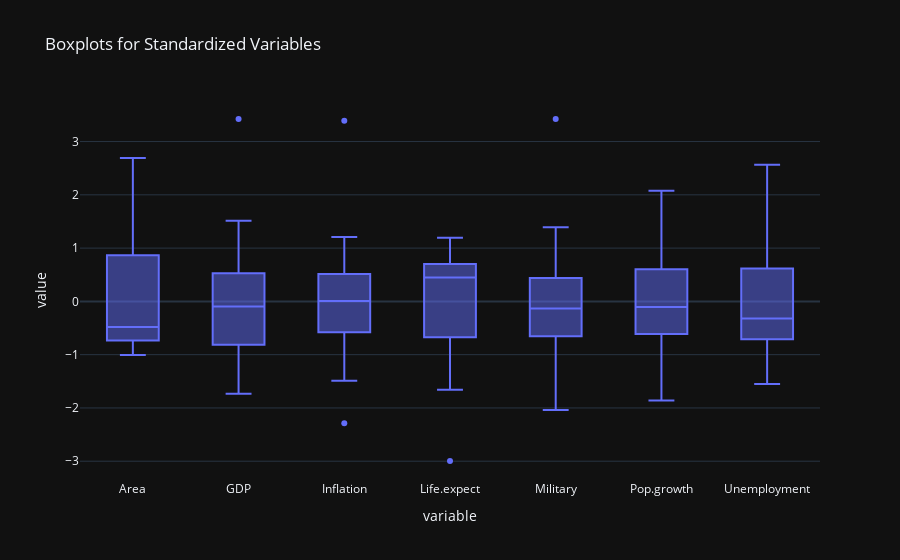

Here is the notebook cell this chart was saved with:
### Code cell
numeric_df = df.iloc[:, 1:]

scaler = StandardScaler()
standardized_data = scaler.fit_transform(numeric_df)

standardized_df = pd.DataFrame(standardized_data, columns=numeric_df.columns)

fig = px.box(standardized_df, y=standardized_df.columns, title='Boxplots for Standardized Variables')
fig.show()

### Figure 1 — Plotly figure (JSON) as saved in the notebook; plotly's stock layout.template omitted (floating-point values rounded to 4 significant figures; data arrays with more than 128 entries replaced by an {"elided": "..."} marker saying what was removed)
{"data": [{"alignmentgroup": "True", "hovertemplate": "variable=%{x}<br>value=%{y}<extra></extra>", "legendgroup": "", "marker": {"color": "#636efa"}, "name": "", "notched": false, "offsetgroup": "", "orientation": "v", "showlegend": false, "x": {"elided": "196 str values"}, "x0": " ", "xaxis": "x", "y": {"elided": "196 float values"}, "y0": " ", "yaxis": "y", "type": "box"}], "layout": {"xaxis": {"anchor": "y", "domain": [0.0, 1.0], "title": {"text": "variable"}}, "yaxis": {"anchor": "x", "domain": [0.0, 1.0], "title": {"text": "value"}}, "legend": {"tracegroupgap": 0}, "title": {"text": "Boxplots for Standardized Variables"}, "boxmode": "group"}}
